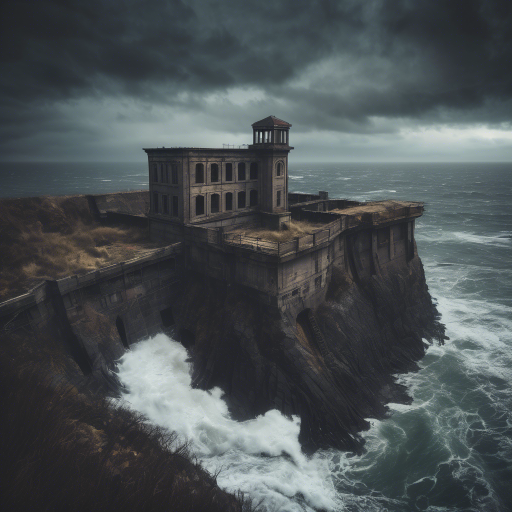
#> input picture CLIF_IMAGE_AI.png, 1024 x 1024 px (shown at 1/2 size)
$ jupyter execute --allow-errors '3D Model Generation ML Tool.ipynb'
#> lines starting #> are read from the running program, lines starting #| are printed output that depends on the picture
[cell 1]
import matplotlib
from matplotlib import pyplot as plt
from PIL import Image
import torch
from transformers import GLPNImageProcessor, GLPNForDepthEstimation

#### GLPNImageProcessor.from_pretrained(""vinvino02/glpn-nyu"")- this line loads a pre trained image processor called GLPN(GLOBAL LOCAL PATH NETWORKS) from the "vinvino02/glpn-nyu" this repository . the image processor is responsible for preparing and transforming images into the format required by the model
#### `model = GLPNForDepthEstimation.from_pretrained("vinvino02/glpn-nyu") this line loads the actual pre-trained GLPN model for depth estimationfrom the same repository .this model was trained on the NYU dataset and can predict depth information from single image

#> (a cell that did not finish here is left out)

[cell 3]
# loading and resizing
image = Image.open("CLIF_IMAGE_AI.png").convert("RGB") # open an image file and converts into RGB color mode
new_height = 480 if image.height > 480 else image.height # sets a maximum height of 480 pixels for the image ,if the original height is already less than 480 it keeps original height
#> new_height = 480
new_height -= (new_height % 32)  # adjust the height to be divisible by 32 by subracting the remainder
new_width = int(new_height * image.width / image.height)  # caluculate new width to maintain the original aspect ratio
#> new_width = 480
diff = new_width % 32
#> diff = 0

new_width = new_width - diff if diff < 16 else new_width + 32 - diff
new_size = (new_width,new_height) # create a tuple with new dimensions
#> new_size = (480, 480)
image = image.resize(new_size)  # resize the image to new dimensions
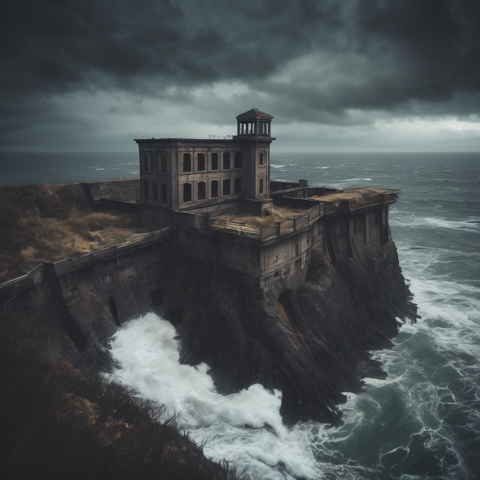
#> image: PIL image 480x480 RGB; mean R, G, B 75.5, 82, 84.2

#> (a cell that did not finish here is left out)

#> (a cell that did not finish here is left out)

#### 1. it is used to trim the borders of depth map and image
#### 2. squeez() --> removes unnessary dimensions
#### 3. cpu().numpy() ---> moves it from GPU to cpu and convert numpy
#### 4. 1000 scale the depth valuesfrom meters to millimeters
#### 5. output ---> this removes 16 pixels wide border from all sides
#### 6. image --->  crops the RGB image to match the trimmed depth map

[cell 6]
# post processing
pad = 16
#> (the rest of this cell did not finish here and is left out)

[cell 7]
import numpy as np
import open3d as o3d

[cell 8]
# preparing depth image for open3d
if not isinstance(image, np.ndarray):
    image = np.array(image)

width, height = image.shape[:2]    # extract the dimension from the image array by accessing the first two elements of its shpe
#> width = 480; height = 480
#> (the rest of this cell did not finish here and is left out)
